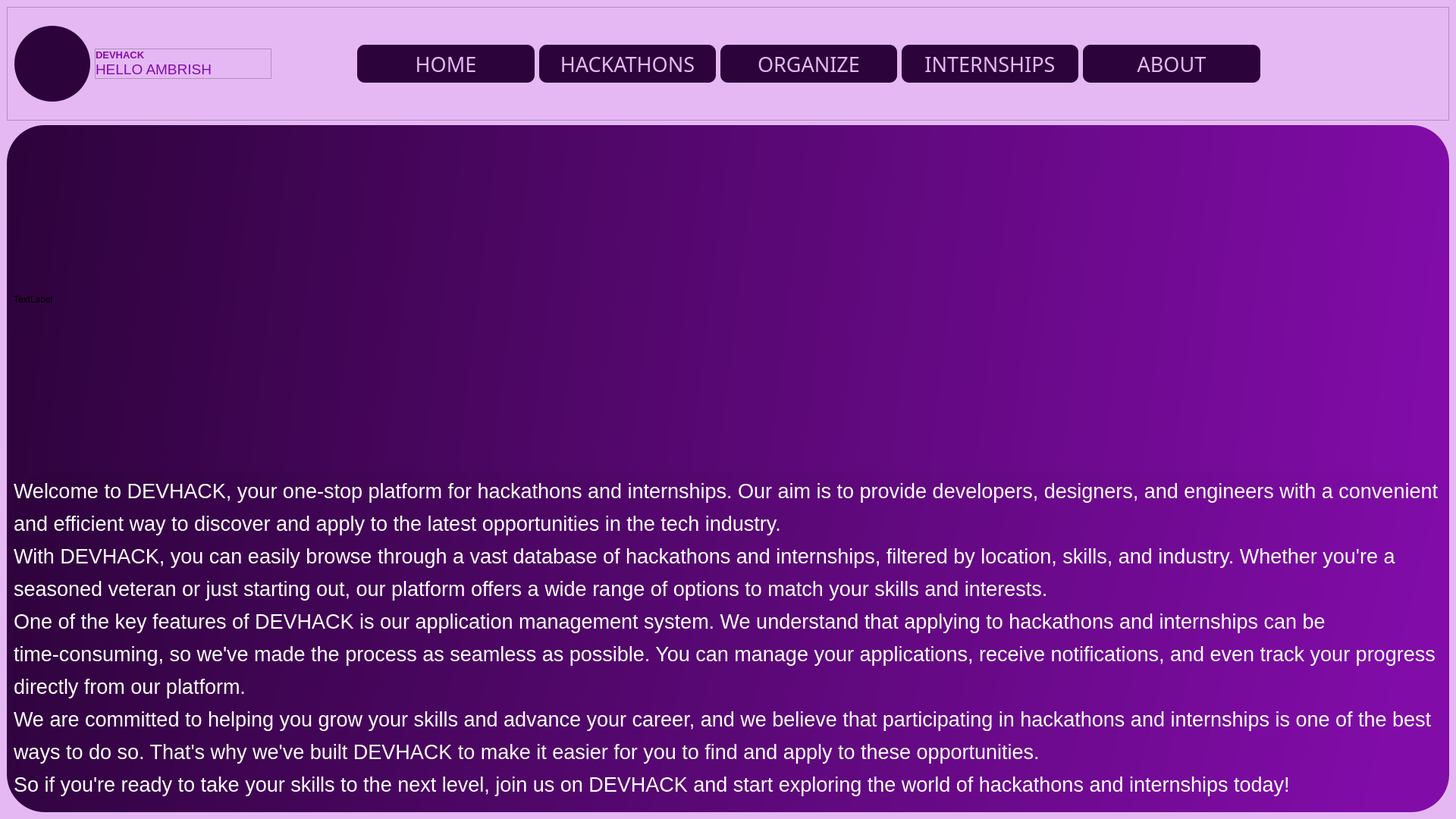
<?xml version="1.0" encoding="UTF-8"?>
<ui version="4.0">
 <class>MainWindow</class>
 <widget class="QMainWindow" name="MainWindow">
  <property name="geometry">
   <rect>
    <x>0</x>
    <y>0</y>
    <width>1920</width>
    <height>1080</height>
   </rect>
  </property>
  <property name="windowTitle">
   <string>MainWindow</string>
  </property>
  <property name="styleSheet">
   <string notr="true">background-color: rgb(229, 184, 244);</string>
  </property>
  <widget class="QWidget" name="centralwidget">
   <property name="minimumSize">
    <size>
     <width>1250</width>
     <height>800</height>
    </size>
   </property>
   <layout class="QVBoxLayout" name="verticalLayout">
    <item>
     <widget class="QFrame" name="frame">
      <property name="maximumSize">
       <size>
        <width>16777215</width>
        <height>150</height>
       </size>
      </property>
      <property name="frameShape">
       <enum>QFrame::StyledPanel</enum>
      </property>
      <property name="frameShadow">
       <enum>QFrame::Raised</enum>
      </property>
      <layout class="QHBoxLayout" name="horizontalLayout">
       <item>
        <widget class="QPushButton" name="User_Icon">
         <property name="minimumSize">
          <size>
           <width>0</width>
           <height>100</height>
          </size>
         </property>
         <property name="maximumSize">
          <size>
           <width>100</width>
           <height>16777215</height>
          </size>
         </property>
         <property name="styleSheet">
          <string notr="true">border-radius:50px;
background-color: rgb(45, 3, 59);
image: url(:/icons/media/D-logo.png);</string>
         </property>
         <property name="text">
          <string/>
         </property>
        </widget>
       </item>
       <item alignment="Qt::AlignVCenter">
        <widget class="QFrame" name="frame_3">
         <property name="minimumSize">
          <size>
           <width>200</width>
           <height>0</height>
          </size>
         </property>
         <property name="frameShape">
          <enum>QFrame::StyledPanel</enum>
         </property>
         <property name="frameShadow">
          <enum>QFrame::Raised</enum>
         </property>
         <layout class="QVBoxLayout" name="verticalLayout_4">
          <property name="spacing">
           <number>0</number>
          </property>
          <property name="leftMargin">
           <number>0</number>
          </property>
          <property name="topMargin">
           <number>0</number>
          </property>
          <property name="rightMargin">
           <number>0</number>
          </property>
          <property name="bottomMargin">
           <number>0</number>
          </property>
          <item alignment="Qt::AlignBottom">
           <widget class="QLabel" name="DEVHACK">
            <property name="maximumSize">
             <size>
              <width>16777215</width>
              <height>40</height>
             </size>
            </property>
            <property name="font">
             <font>
              <pointsize>10</pointsize>
              <bold>true</bold>
             </font>
            </property>
            <property name="styleSheet">
             <string notr="true">color: rgb(129, 12, 168);</string>
            </property>
            <property name="text">
             <string>DEVHACK</string>
            </property>
           </widget>
          </item>
          <item alignment="Qt::AlignTop">
           <widget class="QLabel" name="Hello__User_Name">
            <property name="font">
             <font>
              <pointsize>14</pointsize>
             </font>
            </property>
            <property name="styleSheet">
             <string notr="true">color: rgb(129, 12, 168);</string>
            </property>
            <property name="text">
             <string>HELLO AMBRISH</string>
            </property>
           </widget>
          </item>
         </layout>
        </widget>
       </item>
       <item>
        <spacer name="horizontalSpacer">
         <property name="orientation">
          <enum>Qt::Horizontal</enum>
         </property>
         <property name="sizeType">
          <enum>QSizePolicy::Minimum</enum>
         </property>
         <property name="sizeHint" stdset="0">
          <size>
           <width>107</width>
           <height>20</height>
          </size>
         </property>
        </spacer>
       </item>
       <item>
        <widget class="QPushButton" name="Home_button">
         <property name="minimumSize">
          <size>
           <width>0</width>
           <height>50</height>
          </size>
         </property>
         <property name="font">
          <font>
           <family>Kokila</family>
           <pointsize>20</pointsize>
           <bold>false</bold>
          </font>
         </property>
         <property name="cursor">
          <cursorShape>PointingHandCursor</cursorShape>
         </property>
         <property name="styleSheet">
          <string notr="true">QPushButton{
background-color: rgb(45, 3, 59);
color: rgb(229, 184, 244);
border-radius:10px;
}

QPushButton:hover{	
	background-color: rgb(182, 12, 238);
	color: rgb(45, 3, 59);
}

QPushButton:pressed{	
	background-color: rgb(67, 53, 71);	
	color: rgb(229, 184, 244);
}</string>
         </property>
         <property name="text">
          <string>HOME</string>
         </property>
        </widget>
       </item>
       <item>
        <widget class="QPushButton" name="Hackathons_button">
         <property name="minimumSize">
          <size>
           <width>0</width>
           <height>50</height>
          </size>
         </property>
         <property name="font">
          <font>
           <family>Kokila</family>
           <pointsize>20</pointsize>
           <bold>false</bold>
          </font>
         </property>
         <property name="cursor">
          <cursorShape>PointingHandCursor</cursorShape>
         </property>
         <property name="styleSheet">
          <string notr="true">QPushButton{
background-color: rgb(45, 3, 59);
color: rgb(229, 184, 244);
border-radius:10px;
}

QPushButton:hover{	
	background-color: rgb(182, 12, 238);
	color: rgb(45, 3, 59);
}

QPushButton:pressed{	
	background-color: rgb(67, 53, 71);	
	color: rgb(229, 184, 244);
}</string>
         </property>
         <property name="text">
          <string>  HACKATHONS  </string>
         </property>
        </widget>
       </item>
       <item>
        <widget class="QPushButton" name="Organize_button">
         <property name="minimumSize">
          <size>
           <width>0</width>
           <height>50</height>
          </size>
         </property>
         <property name="font">
          <font>
           <family>Kokila</family>
           <pointsize>20</pointsize>
           <bold>false</bold>
          </font>
         </property>
         <property name="cursor">
          <cursorShape>PointingHandCursor</cursorShape>
         </property>
         <property name="styleSheet">
          <string notr="true">QPushButton{
background-color: rgb(45, 3, 59);
color: rgb(229, 184, 244);
border-radius:10px;
}

QPushButton:hover{	
	background-color: rgb(182, 12, 238);
	color: rgb(45, 3, 59);
}

QPushButton:pressed{	
	background-color: rgb(67, 53, 71);	
	color: rgb(229, 184, 244);
}</string>
         </property>
         <property name="text">
          <string>  ORGANIZE  </string>
         </property>
        </widget>
       </item>
       <item>
        <widget class="QPushButton" name="Internships_button">
         <property name="minimumSize">
          <size>
           <width>0</width>
           <height>50</height>
          </size>
         </property>
         <property name="font">
          <font>
           <family>Kokila</family>
           <pointsize>20</pointsize>
           <bold>false</bold>
          </font>
         </property>
         <property name="cursor">
          <cursorShape>PointingHandCursor</cursorShape>
         </property>
         <property name="styleSheet">
          <string notr="true">QPushButton{
background-color: rgb(45, 3, 59);
color: rgb(229, 184, 244);
border-radius:10px;
}

QPushButton:hover{	
	background-color: rgb(182, 12, 238);
	color: rgb(45, 3, 59);
}

QPushButton:pressed{	
	background-color: rgb(67, 53, 71);	
	color: rgb(229, 184, 244);
}</string>
         </property>
         <property name="text">
          <string>  INTERNSHIPS  </string>
         </property>
        </widget>
       </item>
       <item>
        <widget class="QPushButton" name="About_button">
         <property name="minimumSize">
          <size>
           <width>0</width>
           <height>50</height>
          </size>
         </property>
         <property name="font">
          <font>
           <family>Kokila</family>
           <pointsize>20</pointsize>
           <bold>false</bold>
          </font>
         </property>
         <property name="cursor">
          <cursorShape>PointingHandCursor</cursorShape>
         </property>
         <property name="styleSheet">
          <string notr="true">QPushButton{
background-color: rgb(45, 3, 59);
color: rgb(229, 184, 244);
border-radius:10px;
}

QPushButton:hover{	
	background-color: rgb(182, 12, 238);
	color: rgb(45, 3, 59);
}

QPushButton:pressed{	
	background-color: rgb(67, 53, 71);	
	color: rgb(229, 184, 244);
}</string>
         </property>
         <property name="text">
          <string>ABOUT</string>
         </property>
        </widget>
       </item>
       <item>
        <widget class="QPushButton" name="Notifications_button">
         <property name="minimumSize">
          <size>
           <width>0</width>
           <height>70</height>
          </size>
         </property>
         <property name="cursor">
          <cursorShape>PointingHandCursor</cursorShape>
         </property>
         <property name="styleSheet">
          <string notr="true">QPushButton{
	image: url(:/icons/media/notification_light_purple.png);
	border:None;
}

QPushButton:hover{
	image: url(:/icons/media/notification_white.png);
}

QPushButton:pressed{
	image: url(:/icons/media/notification.png);
}</string>
         </property>
         <property name="text">
          <string/>
         </property>
         <property name="shortcut">
          <string/>
         </property>
         <property name="autoDefault">
          <bool>false</bool>
         </property>
         <property name="default">
          <bool>false</bool>
         </property>
         <property name="flat">
          <bool>true</bool>
         </property>
        </widget>
       </item>
      </layout>
     </widget>
    </item>
    <item>
     <widget class="QFrame" name="frame_2">
      <property name="styleSheet">
       <string notr="true">background-color: qlineargradient(spread:pad, x1:0, y1:0, x2:1, y2:0.0568182, stop:0 rgba(45, 3, 59, 255), stop:1 rgba(129, 12, 168, 255));
border-radius:50px;</string>
      </property>
      <property name="frameShape">
       <enum>QFrame::StyledPanel</enum>
      </property>
      <property name="frameShadow">
       <enum>QFrame::Raised</enum>
      </property>
      <layout class="QVBoxLayout" name="verticalLayout_2">
       <item>
        <widget class="QLabel" name="label_2">
         <property name="styleSheet">
          <string notr="true">background:transparent;
image: url(:/icons/media/white_logo.png);</string>
         </property>
         <property name="text">
          <string>TextLabel</string>
         </property>
        </widget>
       </item>
       <item alignment="Qt::AlignHCenter">
        <widget class="QLabel" name="label">
         <property name="styleSheet">
          <string notr="true">color: rgb(255, 255, 255);</string>
         </property>
         <property name="text">
          <string>&lt;html&gt;&lt;head/&gt;&lt;body&gt;&lt;p&gt;&lt;span style=&quot; font-size:20pt;&quot;&gt;Welcome to DEVHACK, your one-stop platform for hackathons and internships. Our aim is to provide developers, designers, and engineers with a convenient &lt;/span&gt;&lt;/p&gt;&lt;p&gt;&lt;span style=&quot; font-size:20pt;&quot;&gt;and efficient way to discover and apply to the latest opportunities in the tech industry.&lt;/span&gt;&lt;/p&gt;&lt;p&gt;&lt;span style=&quot; font-size:20pt;&quot;&gt;With DEVHACK, you can easily browse through a vast database of hackathons and internships, filtered by location, skills, and industry. Whether you're a &lt;/span&gt;&lt;/p&gt;&lt;p&gt;&lt;span style=&quot; font-size:20pt;&quot;&gt;seasoned veteran or just starting out, our platform offers a wide range of options to match your skills and interests.&lt;/span&gt;&lt;/p&gt;&lt;p&gt;&lt;span style=&quot; font-size:20pt;&quot;&gt;One of the key features of DEVHACK is our application management system. We understand that applying to hackathons and internships can be &lt;/span&gt;&lt;/p&gt;&lt;p&gt;&lt;span style=&quot; font-size:20pt;&quot;&gt;time-consuming, so we've made the process as seamless as possible. You can manage your applications, receive notifications, and even track your progress &lt;/span&gt;&lt;/p&gt;&lt;p&gt;&lt;span style=&quot; font-size:20pt;&quot;&gt;directly from our platform.&lt;/span&gt;&lt;/p&gt;&lt;p&gt;&lt;span style=&quot; font-size:20pt;&quot;&gt;We are committed to helping you grow your skills and advance your career, and we believe that participating in hackathons and internships is one of the best &lt;/span&gt;&lt;/p&gt;&lt;p&gt;&lt;span style=&quot; font-size:20pt;&quot;&gt;ways to do so. That's why we've built DEVHACK to make it easier for you to find and apply to these opportunities.&lt;/span&gt;&lt;/p&gt;&lt;p&gt;&lt;span style=&quot; font-size:20pt;&quot;&gt;So if you're ready to take your skills to the next level, join us on DEVHACK and start exploring the world of hackathons and internships today!&lt;/span&gt;&lt;/p&gt;&lt;/body&gt;&lt;/html&gt;</string>
         </property>
        </widget>
       </item>
      </layout>
     </widget>
    </item>
   </layout>
  </widget>
 </widget>
 <resources>
  <include location="media.qrc"/>
 </resources>
 <connections/>
</ui>
